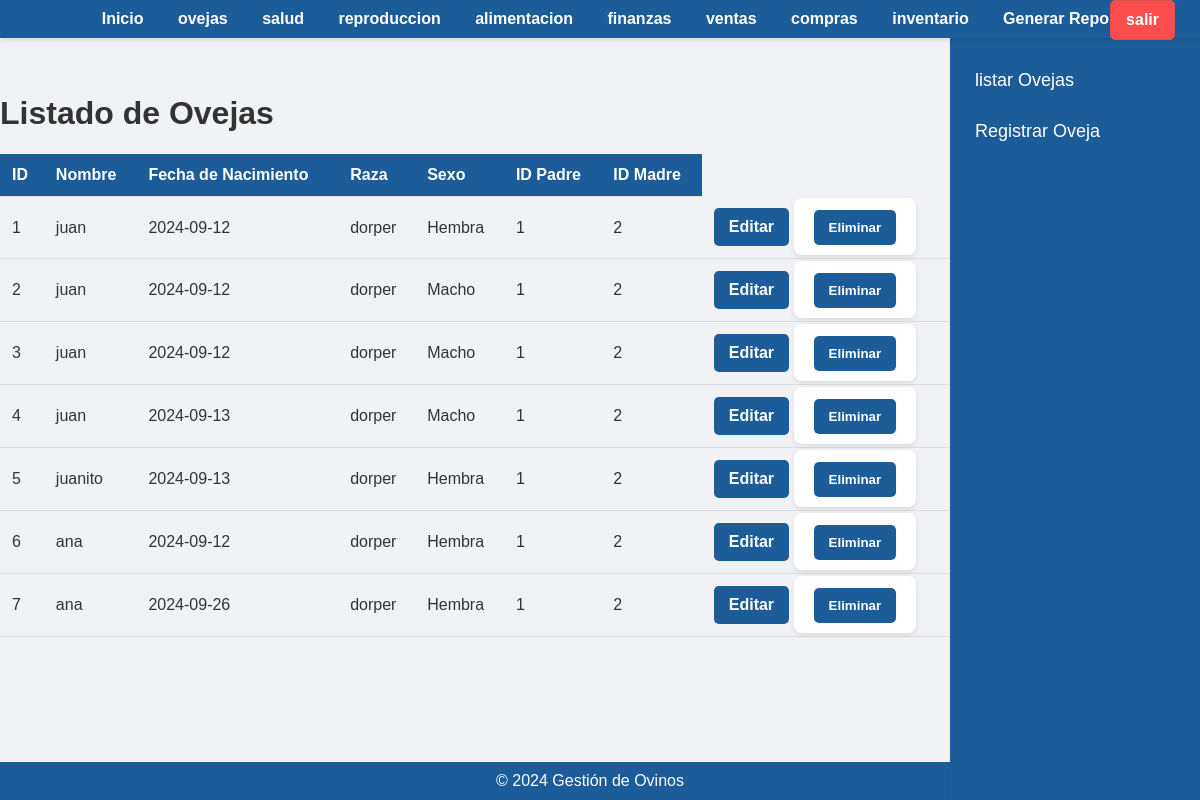
The app's page /listar_ovejas (signed in) with its own data.
### app/models.py (models this page shows, shortened)
class Oveja(db.Model):
    id = db.Column(db.Integer, primary_key=True)
    nombre = db.Column(db.String(100), nullable=False)
    fecha_nacimiento = db.Column(db.Date, nullable=False)
    raza = db.Column(db.String(50), nullable=False)
    sexo = db.Column(ENUM('Macho', 'Hembra', name='sexo_enum'), nullable=False)
    id_padre = db.Column(db.Integer, db.ForeignKey('oveja.id'), nullable=True)
    id_madre = db.Column(db.Integer, db.ForeignKey('oveja.id'), nullable=True)
    user_id = db.Column(db.Integer, db.ForeignKey('user.id'), nullable=False)
    padre = db.relationship('Oveja', remote_side=[id], foreign_keys=[id_padre], backref='hijos_padre', uselist=False)
    madre = db.relationship('Oveja', remote_side=[id], foreign_keys=[id_madre], backref='hijos_madre', uselist=False)
    padre = db.relationship('Oveja', remote_side=[id], foreign_keys=[id_padre], backref=db.backref('hijos_padre', uselist=True, cascade="all, delete-orphan"), uselist=False)
    madre = db.relationship('Oveja', remote_side=[id], foreign_keys=[id_madre], backref=db.backref('hijos_madre', uselist=True, cascade="all, delete-orphan"), uselist=False)
    user = db.relationship('User', backref='ovejas')

### app/routes.py (the view)
@app.route('/listar_ovejas')
@login_required
def listar_ovejas():
    ovejas = Oveja.query.filter_by(user_id=current_user.id).all()
    return render_template('listar_ovejas.html', ovejas=ovejas)

### app/__init__.py (called while the page is built)
@login_manager.user_loader
def load_user(user_id):
    return User.query.get(int(user_id))

### app/templates/listar_ovejas.html (shortened to what this page needs)
<!DOCTYPE html>
<html lang="es">
<head>
    <link rel="stylesheet" href="{{ url_for('static', filename='styles.css') }}">
</head>
<body>
    <div class="navbar">
        <div>
            <a href="{{ url_for('logout') }}" class="btn-close">salir</a>
            </div>
        <a href="{{ url_for('index') }}">Inicio</a>
        <a href="{{ url_for('oveja') }}"> ovejas  </a>
        <a href="{{ url_for('salud') }}">salud</a>
        <a href="{{url_for('reproduccion')}}"> reproduccion</a>
        <a href="{{url_for('alimentacion')}}">alimentacion</a></li>
        <a href="{{url_for('finanzas')}}">finanzas</a></li>
        <a href="{{url_for('venta')}}">ventas</a></li>
        <a href="{{url_for('compra')}}">compras</a></li>
        <a href="{{url_for('inventario')}}">inventario</a>
        <a href="{{ url_for('reportes_view') }}">Generar Reportes</a>
    </div>
    <footer>
    </footer>
    <div class="sidebar">
        <a href="{{ url_for('listar_ovejas') }}">listar Ovejas</a>
        <a href="{{ url_for('registrar_oveja') }}">Registrar Oveja</a>
    </div>
    <h1>Listado de Ovejas</h1>
    <table>
        <thead>
            <tr>
                <th>ID</th>
                <th>Nombre</th>
                <th>Fecha de Nacimiento</th>
                <th>Raza</th>
                <th>Sexo</th>
                <th>ID Padre</th>
                <th>ID Madre</th>
            </tr>
        </thead>
        <tbody>
            {% for oveja in ovejas %}
            <tr>
                <td>{{ oveja.id }}</td>
                <td>{{ oveja.nombre }}</td>
                <td>{{ oveja.fecha_nacimiento.strftime('%Y-%m-%d') }}</td>
                <td>{{ oveja.raza }}</td>
                <td>{{ oveja.sexo }}</td>
                <td>{{ oveja.id_padre }}</td>
                <td>{{ oveja.id_madre }}</td>
                <td>
                    <a href="{{ url_for('editar_oveja', id=oveja.id) }}" class="btn">Editar</a>
                    <form action="{{ url_for('eliminar_oveja', id=oveja.id) }}" method="POST" style="display:inline;">
                        <button type="submit" onclick="return confirm('¿Estás seguro de que deseas eliminar esta oveja?');">Eliminar</button>
                    </form>
                </td>
            </tr>
            {% endfor %}
        </tbody>
    </table>
    <footer>
        &copy; 2024 Gestión de Ovinos
    </footer>
</body>
</html>

### app/static/styles.css (style rules this page uses)
body { font-family: 'Arial', sans-serif; background-color: #f0f2f5; color: #333; margin: 0; padding: 0; padding-top: 20px; }
.navbar { background-color: #1c5d99; padding: 10px 20px; text-align: center; box-shadow: 0 2px 5px rgba(0, 0, 0, 0.1); position: fixed; top: 0; left: 0; width: 100%; z-index: 1000; }
.navbar a { color: #ffffff; text-decoration: none; margin: 0 15px; font-weight: bold; }
.sidebar { height: calc(100vh - 35px); width: 250px; position: fixed; top: 35px; right: 0; background-color: #1c5d99; padding-top: 20px; box-shadow: 2px 0 5px rgba(0, 0, 0, 0.1); overflow-y: auto; z-index: 900; }
.sidebar a { padding: 15px 25px; text-decoration: none; font-size: 18px; color: #ffffff; display: block; transition: 0.3s; }
form { max-width: 500px; margin: 20px auto; padding: 20px; background-color: #ffffff; border-radius: 8px; box-shadow: 0 2px 5px rgba(0, 0, 0, 0.1); }
button { background-color: #1c5d99; color: white; padding: 10px 15px; border: none; border-radius: 5px; cursor: pointer; font-weight: bold; }
table { width: calc(100% - 250px); margin-right: 250px; border-collapse: collapse; margin: 20px 0; }
th, td { padding: 12px; border-bottom: 1px solid #ddd; text-align: left; }
th { background-color: #1c5d99; color: white; }
footer { background-color: #1c5d99; color: white; text-align: center; padding: 10px; position: fixed; bottom: 0; width: calc(100%); right: 0; z-index: 850; }
.btn { display: inline-block; padding: 10px 15px; background-color: #1c5d99; color: white; text-decoration: none; border-radius: 5px; font-weight: bold; text-align: center; }
.btn-close { display: inline-block; padding: 10px 15px; background-color: #ff4d4d; color: #fff; text-decoration: none; border-radius: 5px; font-weight: bold; text-align: center; border: 1px solid #d9534f; cursor: pointer; transition: background-color 0.3s, color 0.3s; }
.btn-close { position: absolute; top: 0px; right: 50px; }

### records on screen
Oveja: id "1", nombre "juan", fecha_nacimiento "2024-09-12", raza "dorper", sexo "Hembra", id_padre "1", id_madre "2"
Oveja: id "2", nombre "juan", fecha_nacimiento "2024-09-12", raza "dorper", sexo "Macho", id_padre "1", id_madre "2"
Oveja: id "3", nombre "juan", fecha_nacimiento "2024-09-12", raza "dorper", sexo "Macho", id_padre "1", id_madre "2"
Oveja: id "4", nombre "juan", fecha_nacimiento "2024-09-13", raza "dorper", sexo "Macho", id_padre "1", id_madre "2"
Oveja: id "5", nombre "juanito", fecha_nacimiento "2024-09-13", raza "dorper", sexo "Hembra", id_padre "1", id_madre "2"
Oveja: id "6", nombre "ana", fecha_nacimiento "2024-09-12", raza "dorper", sexo "Hembra", id_padre "1", id_madre "2"
Oveja: id "7", nombre "ana", fecha_nacimiento "2024-09-26", raza "dorper", sexo "Hembra", id_padre "1", id_madre "2"
